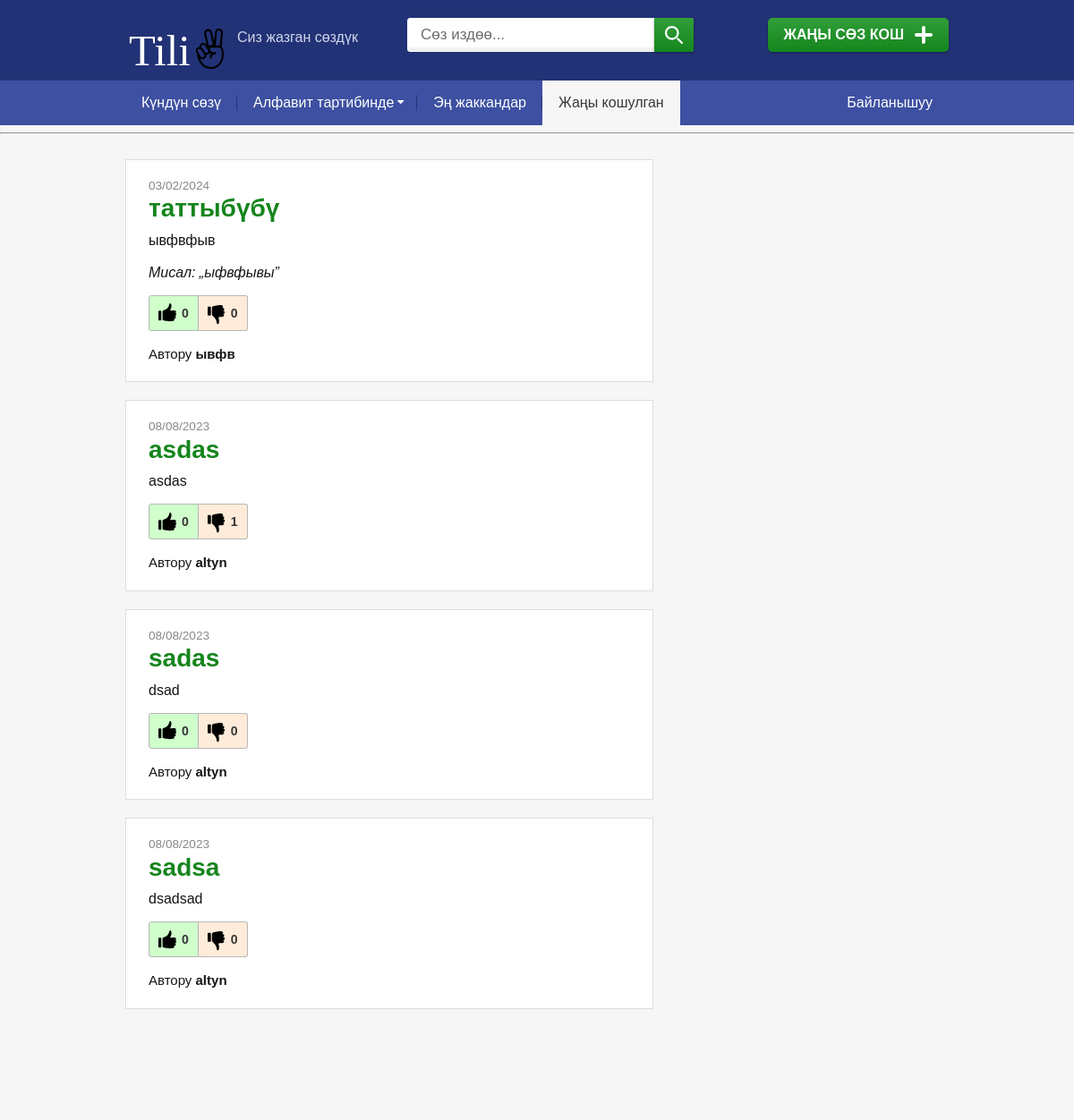
The app's page /newly_added with its own data.
### app/models.py (models this page shows, shortened)
class Definition(db.Model):
    id = db.Column(db.Integer, primary_key=True)
    definition_text = db.Column(db.String(300), nullable=False)
    example_text = db.Column(db.String(300), nullable=True)
    created_at = db.Column(db.DateTime, index=True, default=datetime.utcnow)
    upvotes = db.Column(db.Integer, nullable=False, default=0)
    downvotes = db.Column(db.Integer, nullable=False, default=0)
    word_id = db.Column(db.Integer, db.ForeignKey("word.id"))
    author_id = db.Column(db.Integer, db.ForeignKey("user.id"))

class Word(db.Model):
    id = db.Column(db.Integer, primary_key=True)
    word_text = db.Column(db.String(80), index=True, unique=True, nullable=False)
    created_at = db.Column(db.DateTime, index=True, default=datetime.utcnow)
    author_id = db.Column(db.Integer, db.ForeignKey("user.id"))
    definitions = db.relationship('Definition', backref='parent_word', lazy='dynamic')

class User(UserMixin, db.Model):
    id = db.Column(db.Integer, primary_key=True)
    nickname = db.Column(db.String(80), index=True, unique=True, nullable=False)
    email = db.Column(db.String(120), unique=True, nullable=False)
    created_at = db.Column(db.DateTime, index=True, default=datetime.utcnow)
    verified = db.Column(db.Boolean, index=True, default=False)
    consent_to_send_emails = db.Column(db.Boolean, index=True, default=False)
    consent_to_cookies = db.Column(db.Boolean, index=True, default=False)
    password_hash = db.Column(db.String(256))
    words = db.relationship('Word', backref='author', lazy='dynamic')

### app/routes.py (the view)
@app.route("/newly_added", methods=['get'])
def newly_added():
    page = request.args.get('page', 1, type=int)
    query_result = db.session.query(Word, Definition, User
        ).join(
            Definition, Definition.word_id == Word.id
        ).join(
            User, User.id == Word.author_id
        ).order_by(
            Word.created_at.desc()
        ).paginate(
            page=page,
            per_page=app.config['WORDS_PER_PAGE'],
            error_out=False)
    words = [ {'word': word[0].word_text,
            'definition': word[1].definition_text,
            'example': word[1].example_text,
            'created_at' : word[1].created_at.strftime("%d/%m/%Y"),
            'upvotes': word[1].upvotes,
            'downvotes': word[1].downvotes,
            'author': word[2].nickname}  for word in query_result.items]
    next_url = None
    prev_url = None
    if query_result.has_next:
        next_url = url_for('index', page=query_result.next_num)
    if query_result.has_prev:
        prev_url = url_for('index', page=query_result.prev_num)
    return render_template("newly_added.html",
                           words=words,
                           next_url=next_url,
                           prev_url=prev_url)

### app/templates/newly_added.html (shortened to what this page needs)
{% extends "base.html" %}
{% from "macros.html" import word_list, pagination with context %}
{% block content %}
    {{ word_list('newly_added', words) }}
{% endblock %}

### app/templates/macros.html (shortened to what this page needs)
{% macro word_list(endpoint, words, delete_button='false') %}
{% for word in words %}
    <div class="word word--word_of_day">
        <p class="word--date">{{ word['created_at']}}</p>
        <h2 class="word__title">
            <a href="/word/{{ word['word'] }}">{{ word['word'] }}</a>
        </h2>
        <p>{{ word['definition'] }}</p>
        {% if word['example'] != "": %}
            <p><em>Мисал: „{{ word['example'] }}”&nbsp;</em></p>
        {% endif %}
        <div class="word__rating__wrap" data-id="{{ word['definition_id'] }}">
            <div class="word__rating word__rating--up" onclick=vote(this)>{{ word['upvotes'] }}</div>
            <div class="word__rating word__rating--down" onclick=vote(this)>{{ word['downvotes'] }}</div>
        </div>
        <p class="word__author">Автору <strong>{{ word['author'] }}</strong></p>
    </div>
{% endfor %}
{% endmacro %}
{% macro nav_links(endpoint) %}
<div id="menu__wrap" class="menu__wrap">
    <div class="container">
      <div class="menu__inner">
        <nav id="header__menu__inner" class="header__menu__inner">
          <ul id="menu-hlavni-menu-leve" class="menu">
            <li class="menu-item menu-item-type-custom menu-item-object-custom {{ 'current-menu-item' if(endpoint == 'index') }} "><a href="/">Күндүн сөзү</a></li>
            <li class="menu-item-has-children menu__letters menu-item menu-item-type-custom menu-item-object-custom {{ 'current-menu-item' if endpoint == 'alphabetical' }}"><a>Алфавит тартибинде</a></li>
            <li class="menu-item menu-item-type-taxonomy menu-item-object-zebricek {{ 'current-menu-item' if endpoint == 'favorites' }}"><a href="{{url_for('favorites')}}">Эң жаккандар</a></li>
            <li class="menu-item menu-item-type-taxonomy menu-item-object-zebricek {{ 'current-menu-item' if endpoint == 'newly_added' }}"><a href="{{url_for('newly_added')}}">Жаңы кошулган</a></li>
          </ul>
        </nav>
        <nav id="header__menu__inner__right" class="header__menu__inner__right">
          <ul id="menu-hlavni-menu-prave" class="menu">
            <li class="menu-item menu-item-type-post_type menu-item-object-page"><a href="mailto:bekbolot.kudayberdiev@gmail.com">Байланышуу</a></li>
          </ul>
        </nav>
      </div>
    </div>
  </div>
{% endmacro %}

### records on screen
Definition: created_at "03/02/2024", word "таттыбүбү", definition "ывфвфыв", example "ыфвфывы", upvotes "0", downvotes "0", author "ывфв"
Definition: created_at "08/08/2023", word "asdas", definition "asdas", upvotes "0", downvotes "1", author "altyn"
Word: word "sadas"
Definition: definition "dsad"
User: author "altyn" "altyn"
Word: word "sadsa"
Definition: definition "dsadsad"

### other values on screen
{{ word['created_at'] }} "08/08/2023" "08/08/2023"
{{ word['upvotes'] }} "0" "0"
{{ word['downvotes'] }} "0" "0"
